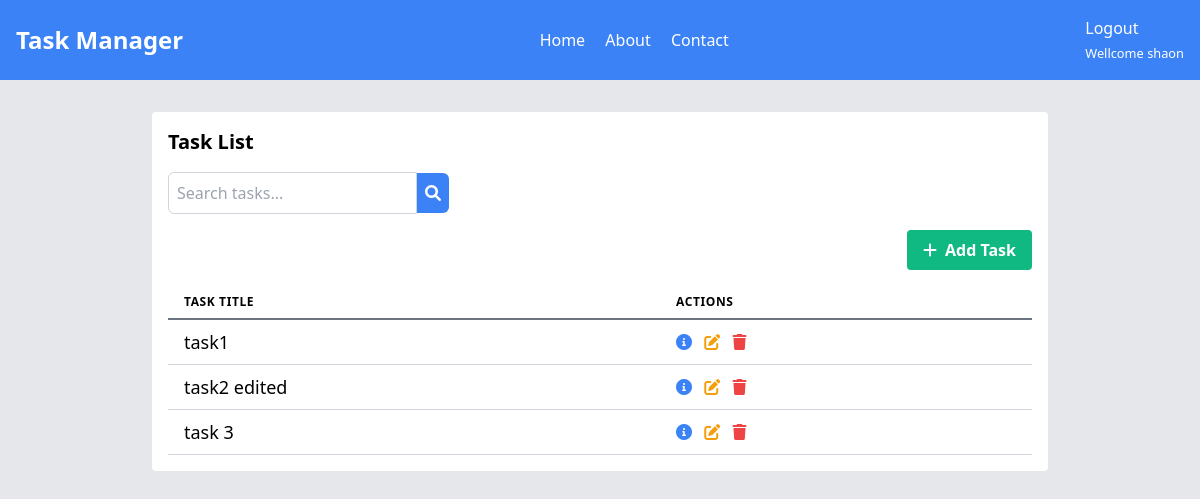
Before: / (signed in) with the older database file.
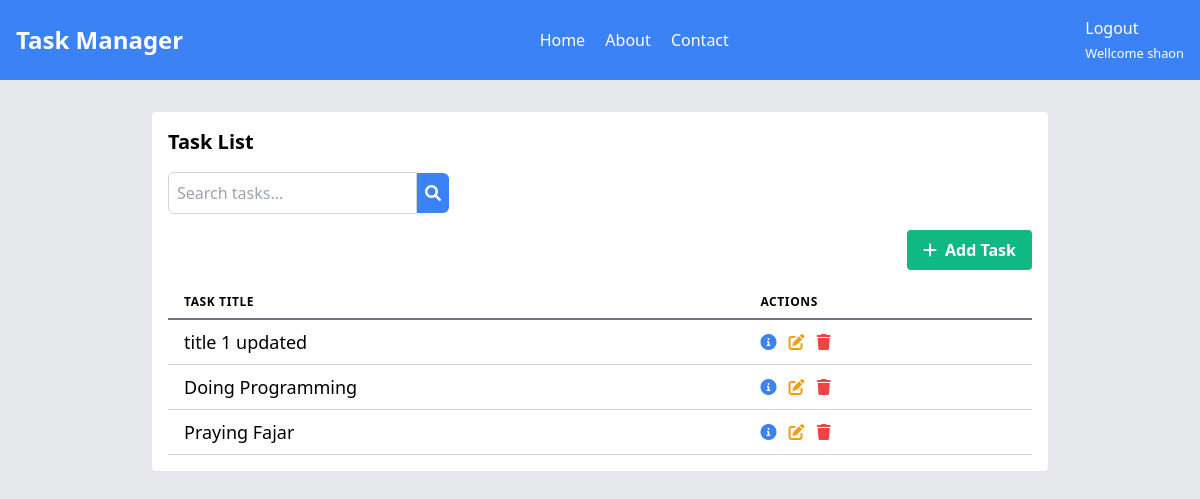
After: the same page with the newer database file.
### tasks/models.py (models this page shows, shortened)
class Task(models.Model):
    title = models.CharField(max_length=255)
    description = models.TextField(blank=True, null=True)
    deadline = models.DateTimeField()
    created_at = models.DateTimeField(auto_now_add=True)

### tasks/views.py (the view)
# urls.py: 2. Add a URL to urlpatterns:  path('', views.home, name='home')
@login_required
def home(request):
    task = Task.objects.all()
    return render(request, 'tasks/home.html', {'tasks': task})

### tasks/templates/tasks/home.html
{% extends 'base.html' %}
{% block content %}
  <div class="max-w-4xl mx-auto mt-8 bg-white rounded p-4">
    {% if user.is_authenticated %}
        <h2 class="text-xl font-semibold mb-4">Task List</h2>
        <div class="mb-4">
            <form action="{% url "search_results" %}" method="get" class="flex items-center">
                <input type="text" name="q" placeholder="Search tasks..." class="p-2 border border-gray-300 rounded-l-md">
                <button type="submit" class="bg-blue-500 text-white p-2 rounded-r-md hover:bg-blue-600">
                    <i class="fas fa-search"></i>
                </button>
            </form>
        </div>
        <div class="flex justify-end mb-4">
            <a href="{% url "add_tasks" %}" class="bg-green-500 text-white px-4 py-2 rounded hover:bg-green-600 flex items-center space-x-2">
                <i class="fas fa-plus"></i> <span class="font-semibold">Add Task</span>
            </a>
        </div>
        <div class="overflow-x-auto">
            <table class="table-auto w-full">
                <thead>
                    <tr>
                        <th class="px-4 py-2 border-b-2 border-gray-500 text-left text-xs leading-4 font-semibold uppercase tracking-wider">Task Title</th>
                        <th class="px-4 py-2 border-b-2 border-gray-500 text-left text-xs leading-4 font-semibold uppercase tracking-wider">Actions</th>
                    </tr>
                </thead>
                <tbody>
                    {% for task in tasks %}
                        <tr>
                            <td class="px-4 py-2 border-b border-gray-300">
                                <div class="text-lg">{{ task.title }}</div>
                            </td>
                            <td class="px-4 py-2 border-b border-gray-300 space-x-2">
                                <a href="{% url "task_details" task.id %}" class="text-blue-500 hover:text-blue-600" title="Details">
                                    <i class="fas fa-info-circle"></i>
                                </a>
                                <a href="{% url "task_edit" task.id %}" class="text-yellow-500 hover:text-yellow-600" title="Edit">
                                    <i class="fas fa-edit"></i>
                                </a>
                                <a href="{% url "task_delete" task.id%}" class="text-red-500 hover:text-red-600" title="Delete">
                                    <i class="fas fa-trash"></i>
                                </a>
                            </td>
                        </tr>
                    {% endfor %}
                </tbody>
            </table>
        </div>
    {% endif %}
  </div>
{% endblock %}

### templates/base.html (shortened to what this page needs)
<!DOCTYPE html>
<html lang="en">
<head>
    <link href="https://cdn.jsdelivr.net/npm/tailwindcss@2.2.15/dist/tailwind.min.css" rel="stylesheet">
    <link href="https://cdnjs.cloudflare.com/ajax/libs/font-awesome/6.0.0-beta3/css/all.min.css" rel="stylesheet">
</head>
<body class="bg-gray-200">
    <nav class="bg-blue-500 p-4 text-white">
        <div class="max-w-7xl mx-auto flex items-center justify-between">
            <h1 class="text-2xl font-semibold">Task Manager</h1>
            <div class="space-x-4">
                <a href="{% url 'home' %}" class="hover:text-yellow-200">Home</a>
                <a href="#" class="hover:text-yellow-200">About</a>
                <a href="#" class="hover:text-yellow-200">Contact</a>
            </div>
                <ul>
        {% if user.is_authenticated %}
            <li><a href="{% url "logout" %}">Logout</a></li>
            {% if user.is_authenticated %}
            <small>Wellcome {{user.username}}</small>
            {% endif %}
        {% else %}
            <a href="{% url "login" %}">Login <Or></Or></a>
            <a href="{% url "register" %}">Registration</a>
        {% endif %}
    </ul>
        </div>
    </nav>
        {% block content %}
        {% endblock %}
</body>
</body>
</html>

Changed rows visible on the page:
removed Task: title "task1"
removed Task: title "task2 edited"
removed Task: title "task 3"
added Task: title "title 1 updated"
added Task: title "Doing Programming"
added Task: title "Praying Fajar"
